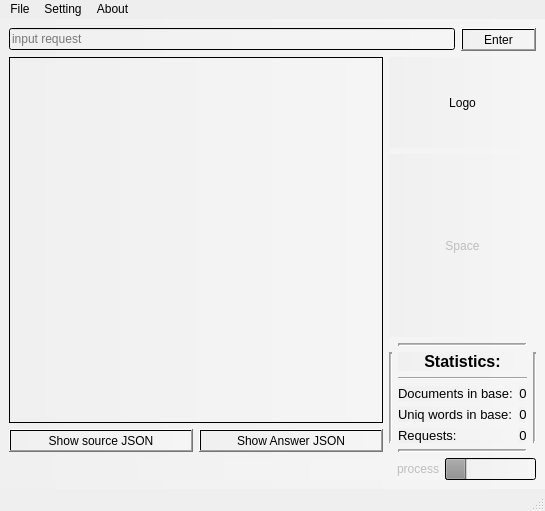
<?xml version="1.0" encoding="UTF-8"?>
<ui version="4.0">
 <class>MainWindow</class>
 <widget class="QMainWindow" name="MainWindow">
  <property name="geometry">
   <rect>
    <x>0</x>
    <y>0</y>
    <width>545</width>
    <height>511</height>
   </rect>
  </property>
  <property name="windowTitle">
   <string>RSEI</string>
  </property>
  <property name="styleSheet">
   <string notr="true"/>
  </property>
  <property name="tabShape">
   <enum>QTabWidget::Rounded</enum>
  </property>
  <widget class="QWidget" name="centralwidget">
   <property name="styleSheet">
    <string notr="true">background-color: qlineargradient(spread:pad, x1:0, y1:0, x2:1, y2:0, stop:0 rgba(240,240, 240, 255), stop:1 rgba(245, 245, 245, 255));</string>
   </property>
   <layout class="QGridLayout" name="gridLayout" rowstretch="0,0,0">
    <property name="sizeConstraint">
     <enum>QLayout::SetDefaultConstraint</enum>
    </property>
    <item row="1" column="0">
     <layout class="QHBoxLayout" name="infoWindowLayout" stretch="3,1">
      <item>
       <layout class="QVBoxLayout" name="interactiveLayout">
        <item>
         <widget class="QListWidget" name="resultList"/>
        </item>
        <item>
         <layout class="QHBoxLayout" name="horizontalLayout">
          <item>
           <widget class="QPushButton" name="viewSourceBut">
            <property name="text">
             <string>Show source JSON</string>
            </property>
           </widget>
          </item>
          <item>
           <widget class="QPushButton" name="viewAnswerBut">
            <property name="text">
             <string>Show Answer JSON</string>
            </property>
           </widget>
          </item>
         </layout>
        </item>
       </layout>
      </item>
      <item>
       <layout class="QVBoxLayout" name="rightCommonLayout" stretch="1,2,0">
        <item>
         <widget class="QLabel" name="logo">
          <property name="whatsThis">
           <string notr="true"/>
          </property>
          <property name="text">
           <string>Logo</string>
          </property>
          <property name="alignment">
           <set>Qt::AlignCenter</set>
          </property>
         </widget>
        </item>
        <item>
         <widget class="QLabel" name="emptySpase">
          <property name="enabled">
           <bool>false</bool>
          </property>
          <property name="whatsThis">
           <string notr="true"/>
          </property>
          <property name="frameShape">
           <enum>QFrame::NoFrame</enum>
          </property>
          <property name="frameShadow">
           <enum>QFrame::Plain</enum>
          </property>
          <property name="text">
           <string>Space</string>
          </property>
          <property name="alignment">
           <set>Qt::AlignCenter</set>
          </property>
         </widget>
        </item>
        <item>
         <layout class="QGridLayout" name="statisticsLayout" rowstretch="0,0,0,0,0,0,0" columnstretch="0,2,1,0" columnminimumwidth="0,0,0,0">
          <item row="3" column="2">
           <widget class="QLabel" name="docsCount">
            <property name="font">
             <font>
              <pointsize>10</pointsize>
             </font>
            </property>
            <property name="text">
             <string notr="true">0</string>
            </property>
            <property name="alignment">
             <set>Qt::AlignCenter</set>
            </property>
           </widget>
          </item>
          <item row="4" column="1">
           <widget class="QLabel" name="label_4">
            <property name="font">
             <font>
              <pointsize>10</pointsize>
             </font>
            </property>
            <property name="whatsThis">
             <string notr="true"/>
            </property>
            <property name="text">
             <string notr="true">Uniq words in base:</string>
            </property>
           </widget>
          </item>
          <item row="4" column="2">
           <widget class="QLabel" name="unicWordsCount">
            <property name="font">
             <font>
              <pointsize>10</pointsize>
             </font>
            </property>
            <property name="text">
             <string notr="true">0</string>
            </property>
            <property name="alignment">
             <set>Qt::AlignCenter</set>
            </property>
           </widget>
          </item>
          <item row="5" column="2">
           <widget class="QLabel" name="requestsCount">
            <property name="font">
             <font>
              <pointsize>10</pointsize>
             </font>
            </property>
            <property name="text">
             <string notr="true">0</string>
            </property>
            <property name="alignment">
             <set>Qt::AlignCenter</set>
            </property>
           </widget>
          </item>
          <item row="1" column="1" colspan="2">
           <widget class="QLabel" name="label_8">
            <property name="font">
             <font>
              <pointsize>12</pointsize>
              <weight>75</weight>
              <bold>true</bold>
             </font>
            </property>
            <property name="frameShape">
             <enum>QFrame::NoFrame</enum>
            </property>
            <property name="text">
             <string notr="true">Statistics:</string>
            </property>
            <property name="alignment">
             <set>Qt::AlignCenter</set>
            </property>
           </widget>
          </item>
          <item row="3" column="1">
           <widget class="QLabel" name="label_2">
            <property name="font">
             <font>
              <pointsize>10</pointsize>
             </font>
            </property>
            <property name="whatsThis">
             <string notr="true"/>
            </property>
            <property name="text">
             <string notr="true">Documents in base:</string>
            </property>
           </widget>
          </item>
          <item row="5" column="1">
           <widget class="QLabel" name="label_6">
            <property name="font">
             <font>
              <pointsize>10</pointsize>
             </font>
            </property>
            <property name="whatsThis">
             <string notr="true"/>
            </property>
            <property name="text">
             <string notr="true">Requests:</string>
            </property>
           </widget>
          </item>
          <item row="0" column="1" colspan="2">
           <widget class="Line" name="line">
            <property name="lineWidth">
             <number>2</number>
            </property>
            <property name="midLineWidth">
             <number>1</number>
            </property>
            <property name="orientation">
             <enum>Qt::Horizontal</enum>
            </property>
           </widget>
          </item>
          <item row="1" column="0" rowspan="5">
           <widget class="Line" name="line_12">
            <property name="lineWidth">
             <number>2</number>
            </property>
            <property name="midLineWidth">
             <number>1</number>
            </property>
            <property name="orientation">
             <enum>Qt::Vertical</enum>
            </property>
           </widget>
          </item>
          <item row="2" column="1" colspan="2">
           <widget class="Line" name="line_5">
            <property name="orientation">
             <enum>Qt::Horizontal</enum>
            </property>
           </widget>
          </item>
          <item row="1" column="3" rowspan="5">
           <widget class="Line" name="line_11">
            <property name="lineWidth">
             <number>2</number>
            </property>
            <property name="midLineWidth">
             <number>1</number>
            </property>
            <property name="orientation">
             <enum>Qt::Vertical</enum>
            </property>
           </widget>
          </item>
          <item row="6" column="1" colspan="2">
           <widget class="Line" name="line_4">
            <property name="lineWidth">
             <number>2</number>
            </property>
            <property name="midLineWidth">
             <number>1</number>
            </property>
            <property name="orientation">
             <enum>Qt::Horizontal</enum>
            </property>
           </widget>
          </item>
         </layout>
        </item>
       </layout>
      </item>
     </layout>
    </item>
    <item row="2" column="0">
     <layout class="QHBoxLayout" name="progressbarLayout">
      <property name="sizeConstraint">
       <enum>QLayout::SetDefaultConstraint</enum>
      </property>
      <item>
       <widget class="QLabel" name="processName">
        <property name="enabled">
         <bool>false</bool>
        </property>
        <property name="sizePolicy">
         <sizepolicy hsizetype="Preferred" vsizetype="Fixed">
          <horstretch>0</horstretch>
          <verstretch>0</verstretch>
         </sizepolicy>
        </property>
        <property name="maximumSize">
         <size>
          <width>16777215</width>
          <height>25</height>
         </size>
        </property>
        <property name="whatsThis">
         <string notr="true"/>
        </property>
        <property name="layoutDirection">
         <enum>Qt::LeftToRight</enum>
        </property>
        <property name="text">
         <string>process</string>
        </property>
        <property name="alignment">
         <set>Qt::AlignRight|Qt::AlignTrailing|Qt::AlignVCenter</set>
        </property>
       </widget>
      </item>
      <item>
       <widget class="QProgressBar" name="processProgressBar">
        <property name="enabled">
         <bool>false</bool>
        </property>
        <property name="sizePolicy">
         <sizepolicy hsizetype="Fixed" vsizetype="Fixed">
          <horstretch>0</horstretch>
          <verstretch>0</verstretch>
         </sizepolicy>
        </property>
        <property name="layoutDirection">
         <enum>Qt::LeftToRight</enum>
        </property>
        <property name="value">
         <number>24</number>
        </property>
        <property name="alignment">
         <set>Qt::AlignRight|Qt::AlignTrailing|Qt::AlignVCenter</set>
        </property>
        <property name="textVisible">
         <bool>false</bool>
        </property>
        <property name="format">
         <string notr="true">%p%</string>
        </property>
       </widget>
      </item>
     </layout>
    </item>
    <item row="0" column="0">
     <layout class="QHBoxLayout" name="horizontalLayout_2">
      <item>
       <widget class="QLineEdit" name="lineEdit">
        <property name="placeholderText">
         <string>input request</string>
        </property>
       </widget>
      </item>
      <item>
       <widget class="QPushButton" name="enterRequestBut">
        <property name="text">
         <string>Enter</string>
        </property>
       </widget>
      </item>
     </layout>
    </item>
   </layout>
  </widget>
  <widget class="QMenuBar" name="menubar">
   <property name="geometry">
    <rect>
     <x>0</x>
     <y>0</y>
     <width>545</width>
     <height>21</height>
    </rect>
   </property>
   <property name="styleSheet">
    <string notr="true">background-color: rgb(238, 238, 238);</string>
   </property>
   <widget class="QMenu" name="menuFile">
    <property name="title">
     <string>File</string>
    </property>
    <addaction name="actionOpen"/>
    <addaction name="actionRecent"/>
    <addaction name="separator"/>
    <addaction name="actionSave"/>
    <addaction name="actionSave_as"/>
    <addaction name="separator"/>
    <addaction name="actionClose"/>
    <addaction name="actionExit"/>
   </widget>
   <widget class="QMenu" name="menuSetting">
    <property name="whatsThis">
     <string notr="true"/>
    </property>
    <property name="title">
     <string>Setting</string>
    </property>
   </widget>
   <widget class="QMenu" name="menuAbout">
    <property name="whatsThis">
     <string notr="true"/>
    </property>
    <property name="title">
     <string>About</string>
    </property>
   </widget>
   <addaction name="menuFile"/>
   <addaction name="menuSetting"/>
   <addaction name="menuAbout"/>
  </widget>
  <widget class="QStatusBar" name="statusbar"/>
  <action name="actionOpen">
   <property name="text">
    <string notr="true">Open</string>
   </property>
  </action>
  <action name="actionRecent">
   <property name="text">
    <string notr="true">Recent</string>
   </property>
  </action>
  <action name="actionSave">
   <property name="text">
    <string notr="true">Save</string>
   </property>
  </action>
  <action name="actionSave_as">
   <property name="text">
    <string notr="true">Save as...</string>
   </property>
  </action>
  <action name="actionClose">
   <property name="text">
    <string notr="true">Close</string>
   </property>
  </action>
  <action name="actionExit">
   <property name="text">
    <string notr="true">Exit</string>
   </property>
  </action>
 </widget>
 <resources/>
 <connections/>
</ui>
